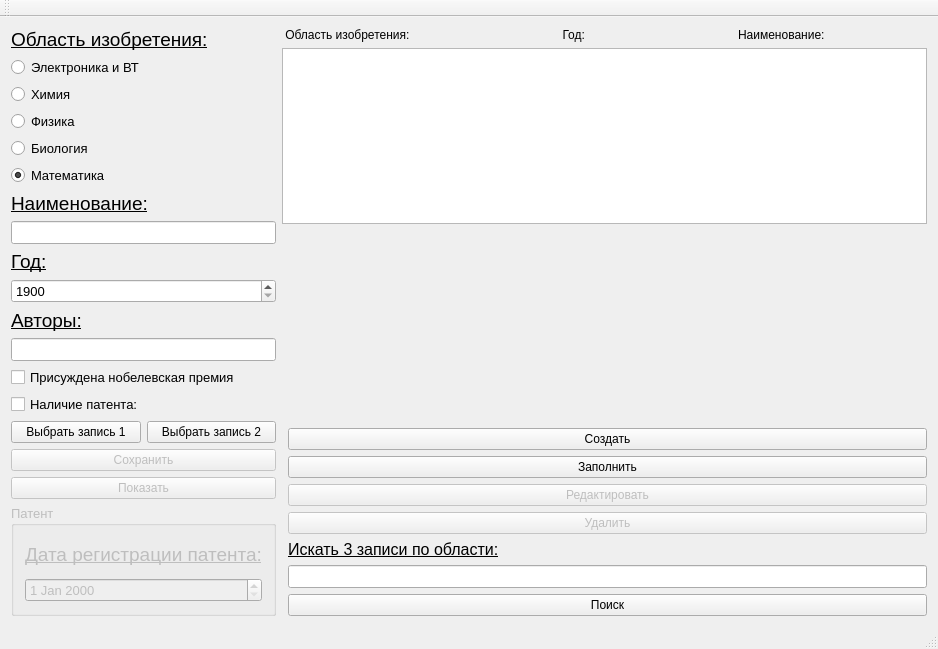
<?xml version="1.0" encoding="UTF-8"?>
<ui version="4.0">
 <class>MainWindow</class>
 <widget class="QMainWindow" name="MainWindow">
  <property name="geometry">
   <rect>
    <x>0</x>
    <y>0</y>
    <width>938</width>
    <height>649</height>
   </rect>
  </property>
  <property name="minimumSize">
   <size>
    <width>938</width>
    <height>0</height>
   </size>
  </property>
  <property name="windowTitle">
   <string>MainWindow</string>
  </property>
  <widget class="QWidget" name="centralWidget">
   <layout class="QFormLayout" name="formLayout_4">
    <item row="0" column="0">
     <layout class="QVBoxLayout" name="verticalLayout_17">
      <item>
       <layout class="QVBoxLayout" name="verticalLayout_18">
        <item>
         <widget class="QLabel" name="label_18">
          <property name="font">
           <font>
            <pointsize>14</pointsize>
            <underline>true</underline>
           </font>
          </property>
          <property name="text">
           <string>Область изобретения:</string>
          </property>
         </widget>
        </item>
        <item>
         <widget class="QRadioButton" name="electronic">
          <property name="font">
           <font>
            <pointsize>10</pointsize>
           </font>
          </property>
          <property name="text">
           <string>Электроника и ВТ</string>
          </property>
         </widget>
        </item>
        <item>
         <widget class="QRadioButton" name="chemistry">
          <property name="font">
           <font>
            <pointsize>10</pointsize>
           </font>
          </property>
          <property name="text">
           <string>Химия</string>
          </property>
         </widget>
        </item>
        <item>
         <widget class="QRadioButton" name="phisics">
          <property name="font">
           <font>
            <pointsize>10</pointsize>
           </font>
          </property>
          <property name="text">
           <string>Физика</string>
          </property>
         </widget>
        </item>
        <item>
         <widget class="QRadioButton" name="biology">
          <property name="font">
           <font>
            <pointsize>10</pointsize>
           </font>
          </property>
          <property name="text">
           <string>Биология</string>
          </property>
         </widget>
        </item>
        <item>
         <widget class="QRadioButton" name="maths">
          <property name="font">
           <font>
            <pointsize>10</pointsize>
           </font>
          </property>
          <property name="text">
           <string>Математика</string>
          </property>
          <property name="checked">
           <bool>true</bool>
          </property>
         </widget>
        </item>
        <item>
         <widget class="QLabel" name="label_19">
          <property name="font">
           <font>
            <pointsize>14</pointsize>
            <underline>true</underline>
           </font>
          </property>
          <property name="text">
           <string>Наименование:</string>
          </property>
         </widget>
        </item>
        <item>
         <widget class="QLineEdit" name="name">
          <property name="font">
           <font>
            <pointsize>10</pointsize>
           </font>
          </property>
         </widget>
        </item>
        <item>
         <widget class="QLabel" name="label_20">
          <property name="font">
           <font>
            <pointsize>14</pointsize>
            <underline>true</underline>
           </font>
          </property>
          <property name="text">
           <string>Год:</string>
          </property>
         </widget>
        </item>
        <item>
         <widget class="QSpinBox" name="year">
          <property name="font">
           <font>
            <pointsize>10</pointsize>
           </font>
          </property>
          <property name="minimum">
           <number>1900</number>
          </property>
          <property name="maximum">
           <number>2022</number>
          </property>
         </widget>
        </item>
        <item>
         <widget class="QLabel" name="label_21">
          <property name="font">
           <font>
            <pointsize>14</pointsize>
            <underline>true</underline>
           </font>
          </property>
          <property name="text">
           <string>Авторы:</string>
          </property>
         </widget>
        </item>
        <item>
         <widget class="QLineEdit" name="string">
          <property name="font">
           <font>
            <pointsize>10</pointsize>
           </font>
          </property>
         </widget>
        </item>
        <item>
         <widget class="QCheckBox" name="nobel">
          <property name="font">
           <font>
            <pointsize>10</pointsize>
           </font>
          </property>
          <property name="text">
           <string>Присуждена нобелевская премия</string>
          </property>
         </widget>
        </item>
       </layout>
      </item>
      <item>
       <layout class="QVBoxLayout" name="verticalLayout_19">
        <item>
         <layout class="QVBoxLayout" name="verticalLayout_20"/>
        </item>
        <item>
         <widget class="QCheckBox" name="patent">
          <property name="font">
           <font>
            <pointsize>10</pointsize>
           </font>
          </property>
          <property name="text">
           <string>Наличие патента:</string>
          </property>
         </widget>
        </item>
        <item>
         <layout class="QVBoxLayout" name="verticalLayout_21">
          <item>
           <layout class="QHBoxLayout" name="horizontalLayout_6">
            <item>
             <widget class="QPushButton" name="first_data">
              <property name="text">
               <string>Выбрать запись 1</string>
              </property>
              <property name="default">
               <bool>false</bool>
              </property>
              <property name="flat">
               <bool>false</bool>
              </property>
             </widget>
            </item>
            <item>
             <widget class="QPushButton" name="second_data">
              <property name="text">
               <string>Выбрать запись 2</string>
              </property>
             </widget>
            </item>
           </layout>
          </item>
          <item>
           <layout class="QVBoxLayout" name="verticalLayout_22">
            <item>
             <widget class="QPushButton" name="save">
              <property name="enabled">
               <bool>false</bool>
              </property>
              <property name="text">
               <string>Сохранить</string>
              </property>
             </widget>
            </item>
            <item>
             <widget class="QPushButton" name="show">
              <property name="enabled">
               <bool>false</bool>
              </property>
              <property name="text">
               <string>Показать</string>
              </property>
             </widget>
            </item>
           </layout>
          </item>
         </layout>
        </item>
       </layout>
      </item>
      <item>
       <widget class="QGroupBox" name="groupBox">
        <property name="enabled">
         <bool>false</bool>
        </property>
        <property name="font">
         <font>
          <pointsize>10</pointsize>
         </font>
        </property>
        <property name="title">
         <string>Патент</string>
        </property>
        <layout class="QVBoxLayout" name="verticalLayout_23">
         <item>
          <layout class="QVBoxLayout" name="verticalLayout_24">
           <item>
            <widget class="QLabel" name="label_23">
             <property name="font">
              <font>
               <pointsize>14</pointsize>
               <underline>true</underline>
              </font>
             </property>
             <property name="text">
              <string>Дата регистрации патента:</string>
             </property>
            </widget>
           </item>
           <item>
            <widget class="QDateEdit" name="date">
             <property name="maximumDateTime">
              <datetime>
               <hour>23</hour>
               <minute>59</minute>
               <second>59</second>
               <year>2021</year>
               <month>12</month>
               <day>31</day>
              </datetime>
             </property>
            </widget>
           </item>
          </layout>
         </item>
        </layout>
       </widget>
      </item>
     </layout>
    </item>
    <item row="0" column="1">
     <layout class="QFormLayout" name="formLayout_3">
      <item row="0" column="0" colspan="2">
       <widget class="QLabel" name="label_17">
        <property name="text">
         <string> Область изобретения:                                              Год:                                              Наименование:</string>
        </property>
       </widget>
      </item>
      <item row="1" column="0" colspan="2">
       <widget class="QListWidget" name="list">
        <property name="enabled">
         <bool>true</bool>
        </property>
        <property name="font">
         <font>
          <pointsize>10</pointsize>
         </font>
        </property>
        <property name="batchSize">
         <number>101</number>
        </property>
       </widget>
      </item>
      <item row="2" column="1">
       <spacer name="verticalSpacer_3">
        <property name="orientation">
         <enum>Qt::Vertical</enum>
        </property>
        <property name="sizeHint" stdset="0">
         <size>
          <width>20</width>
          <height>208</height>
         </size>
        </property>
       </spacer>
      </item>
      <item row="3" column="1">
       <widget class="QPushButton" name="create_1">
        <property name="text">
         <string>Создать</string>
        </property>
       </widget>
      </item>
      <item row="4" column="0">
       <layout class="QHBoxLayout" name="horizontalLayout_5"/>
      </item>
      <item row="4" column="1">
       <widget class="QPushButton" name="create_10">
        <property name="text">
         <string>Заполнить</string>
        </property>
       </widget>
      </item>
      <item row="5" column="1">
       <widget class="QPushButton" name="redact">
        <property name="enabled">
         <bool>false</bool>
        </property>
        <property name="text">
         <string>Редактировать</string>
        </property>
       </widget>
      </item>
      <item row="6" column="1">
       <widget class="QPushButton" name="delete1">
        <property name="enabled">
         <bool>false</bool>
        </property>
        <property name="text">
         <string>Удалить</string>
        </property>
       </widget>
      </item>
      <item row="7" column="1">
       <widget class="QLabel" name="label">
        <property name="font">
         <font>
          <pointsize>12</pointsize>
          <underline>true</underline>
         </font>
        </property>
        <property name="text">
         <string>Искать 3 записи по области:</string>
        </property>
       </widget>
      </item>
      <item row="8" column="1">
       <widget class="QLineEdit" name="search_string">
        <property name="font">
         <font>
          <pointsize>10</pointsize>
         </font>
        </property>
       </widget>
      </item>
      <item row="9" column="1">
       <widget class="QPushButton" name="search_in">
        <property name="text">
         <string>Поиск</string>
        </property>
       </widget>
      </item>
     </layout>
    </item>
   </layout>
   <widget class="QLabel" name="info">
    <property name="geometry">
     <rect>
      <x>9</x>
      <y>343</y>
      <width>16</width>
      <height>16</height>
     </rect>
    </property>
    <property name="font">
     <font>
      <pointsize>10</pointsize>
      <weight>75</weight>
      <bold>true</bold>
     </font>
    </property>
    <property name="text">
     <string/>
    </property>
   </widget>
  </widget>
  <widget class="QMenuBar" name="menuBar">
   <property name="geometry">
    <rect>
     <x>0</x>
     <y>0</y>
     <width>938</width>
     <height>21</height>
    </rect>
   </property>
  </widget>
  <widget class="QToolBar" name="mainToolBar">
   <attribute name="toolBarArea">
    <enum>TopToolBarArea</enum>
   </attribute>
   <attribute name="toolBarBreak">
    <bool>false</bool>
   </attribute>
  </widget>
  <widget class="QStatusBar" name="statusBar"/>
 </widget>
 <layoutdefault spacing="6" margin="11"/>
 <resources/>
 <connections>
  <connection>
   <sender>mainToolBar</sender>
   <signal>visibilityChanged(bool)</signal>
   <receiver>date</receiver>
   <slot>setDisabled(bool)</slot>
   <hints>
    <hint type="sourcelabel">
     <x>138</x>
     <y>26</y>
    </hint>
    <hint type="destinationlabel">
     <x>150</x>
     <y>607</y>
    </hint>
   </hints>
  </connection>
  <connection>
   <sender>electronic</sender>
   <signal>clicked(bool)</signal>
   <receiver>nobel</receiver>
   <slot>setEnabled(bool)</slot>
   <hints>
    <hint type="sourcelabel">
     <x>32</x>
     <y>81</y>
    </hint>
    <hint type="destinationlabel">
     <x>33</x>
     <y>381</y>
    </hint>
   </hints>
  </connection>
  <connection>
   <sender>chemistry</sender>
   <signal>clicked(bool)</signal>
   <receiver>nobel</receiver>
   <slot>setEnabled(bool)</slot>
   <hints>
    <hint type="sourcelabel">
     <x>54</x>
     <y>114</y>
    </hint>
    <hint type="destinationlabel">
     <x>65</x>
     <y>381</y>
    </hint>
   </hints>
  </connection>
  <connection>
   <sender>phisics</sender>
   <signal>clicked(bool)</signal>
   <receiver>nobel</receiver>
   <slot>setEnabled(bool)</slot>
   <hints>
    <hint type="sourcelabel">
     <x>89</x>
     <y>141</y>
    </hint>
    <hint type="destinationlabel">
     <x>89</x>
     <y>387</y>
    </hint>
   </hints>
  </connection>
  <connection>
   <sender>biology</sender>
   <signal>clicked(bool)</signal>
   <receiver>nobel</receiver>
   <slot>setEnabled(bool)</slot>
   <hints>
    <hint type="sourcelabel">
     <x>155</x>
     <y>158</y>
    </hint>
    <hint type="destinationlabel">
     <x>149</x>
     <y>392</y>
    </hint>
   </hints>
  </connection>
  <connection>
   <sender>maths</sender>
   <signal>clicked(bool)</signal>
   <receiver>nobel</receiver>
   <slot>setDisabled(bool)</slot>
   <hints>
    <hint type="sourcelabel">
     <x>186</x>
     <y>189</y>
    </hint>
    <hint type="destinationlabel">
     <x>178</x>
     <y>393</y>
    </hint>
   </hints>
  </connection>
  <connection>
   <sender>patent</sender>
   <signal>clicked(bool)</signal>
   <receiver>date</receiver>
   <slot>setEnabled(bool)</slot>
   <hints>
    <hint type="sourcelabel">
     <x>104</x>
     <y>415</y>
    </hint>
    <hint type="destinationlabel">
     <x>115</x>
     <y>607</y>
    </hint>
   </hints>
  </connection>
  <connection>
   <sender>patent</sender>
   <signal>clicked(bool)</signal>
   <receiver>groupBox</receiver>
   <slot>setEnabled(bool)</slot>
   <hints>
    <hint type="sourcelabel">
     <x>115</x>
     <y>419</y>
    </hint>
    <hint type="destinationlabel">
     <x>113</x>
     <y>550</y>
    </hint>
   </hints>
  </connection>
  <connection>
   <sender>mainToolBar</sender>
   <signal>visibilityChanged(bool)</signal>
   <receiver>nobel</receiver>
   <slot>setDisabled(bool)</slot>
   <hints>
    <hint type="sourcelabel">
     <x>238</x>
     <y>25</y>
    </hint>
    <hint type="destinationlabel">
     <x>263</x>
     <y>393</y>
    </hint>
   </hints>
  </connection>
  <connection>
   <sender>mainToolBar</sender>
   <signal>visibilityChanged(bool)</signal>
   <receiver>second_data</receiver>
   <slot>setDisabled(bool)</slot>
   <hints>
    <hint type="sourcelabel">
     <x>200</x>
     <y>32</y>
    </hint>
    <hint type="destinationlabel">
     <x>220</x>
     <y>440</y>
    </hint>
   </hints>
  </connection>
  <connection>
   <sender>mainToolBar</sender>
   <signal>visibilityChanged(bool)</signal>
   <receiver>first_data</receiver>
   <slot>setDisabled(bool)</slot>
   <hints>
    <hint type="sourcelabel">
     <x>49</x>
     <y>28</y>
    </hint>
    <hint type="destinationlabel">
     <x>23</x>
     <y>452</y>
    </hint>
   </hints>
  </connection>
 </connections>
</ui>
